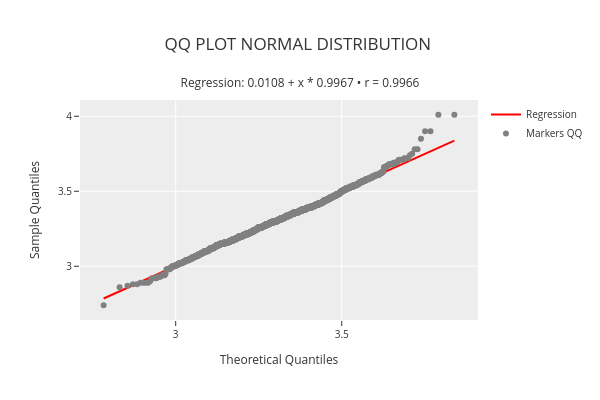

Source (notebook cell):
### Markdown cell above
**Generate a QQ plot with a regression line for the `id_distribution` to assess normality through quantile comparisons**

### Code cell
phi.qq_plot_regression("normal")

### Figure 1 — Plotly figure (JSON) as saved in the notebook; plotly's stock layout.template omitted (floating-point values rounded to 4 significant figures; data arrays with more than 128 entries replaced by an {"elided": "..."} marker saying what was removed)
{"data": [{"line": {"color": "rgba(255,0,0,1)", "width": 2}, "mode": "lines", "name": "Regression", "type": "scatter", "x": {"elided": "1599 float values"}, "y": {"elided": "1599 float values"}}, {"marker": {"color": "rgba(128,128,128,1)", "size": 6}, "mode": "markers", "name": "Markers QQ", "type": "scatter", "x": {"elided": "1599 float values"}, "y": {"elided": "1599 float values"}}], "layout": {"height": 400, "legend": {"font": {"size": 10}, "orientation": "v", "title": {"font": {"size": 10}}, "xanchor": "left", "y": 1, "yanchor": "auto"}, "title": {"text": "QQ PLOT NORMAL DISTRIBUTION <br><br><sup>Regression: 0.0108 + x * 0.9967 • r = 0.9966</sup>"}, "width": 600, "xaxis": {"tickfont": {"size": 10}, "title": {"font": {"size": 12}, "text": "Theoretical Quantiles"}}, "yaxis": {"tickfont": {"size": 10}, "title": {"font": {"size": 12}, "text": "Sample Quantiles"}}}}
